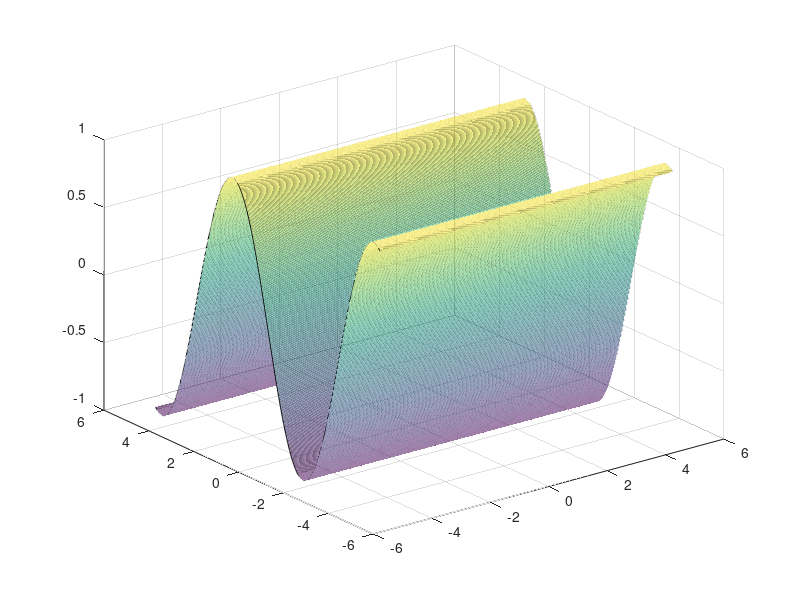

Write the MATLAB code that produced this figure. (Note: this script raises an error after producing the figure.)
clear;clc;close all

[X,Y] = meshgrid(-5:.01:5);
% Z = Y.*sin(X) - X.*cos(Y);
Z = sin(Y);
s = surf(X,Y,Z,'FaceAlpha',0.5);
s.EdgeColor = 'none';
grid off